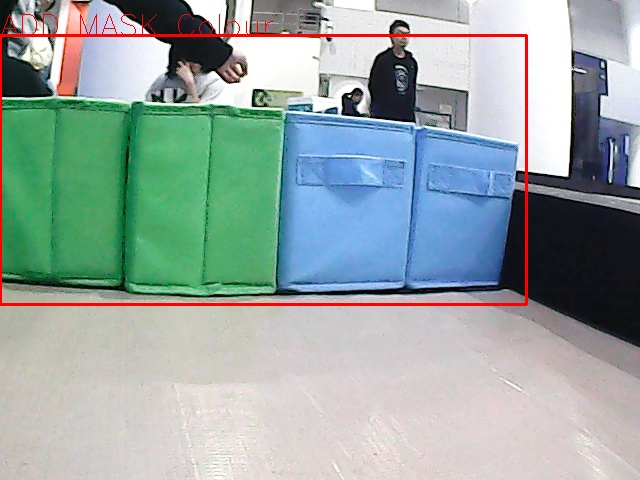
#> input picture frame.jpg, 640 x 480 px, given in place of the camera
$ python main.py
#> lines starting #> are read from the running program, lines starting #| are printed output that depends on the picture; after the words box and inside, x2 and y2 are one past the last pixel; in counts of white or black regions, pixels touching at a corner belong together

import cv2
import numpy as np
import serial

# Global variable that holds the BGR values of your detection for the code to output
color_detection_list = [(0, 0, 0), (0, 0, 0), (0, 0, 0), (0, 0, 0)]

target_color = 'red'

final_string = ''

laststring = ''

count = 0

ser = serial.Serial(
    port="COM8",  ## port name
    baudrate=115200,  ## baud rate
    bytesize=8,  ## number of databits
    parity=serial.PARITY_NONE,  ## enable parity checking
    stopbits=1,  ## number of stopbits
    timeout=1,  ## set a timeout value, None for waiting forever
)

color_ranges = {'red': {'Lower': np.array([0, 90, 80]), 'Upper': np.array([12, 255, 255])},
                'blue': {'Lower': np.array([95, 60, 90]), 'Upper': np.array([180, 255, 255])},
                'green': {'Lower': np.array([50, 20, 15]), 'Upper': np.array([80, 255, 255])}}

COLOR_TO_GRB = {
    "red": (0, 0, 255),
    "green": (0, 255, 0),
    "blue": (255, 0, 0),
}

# You should have no reason to modify this class
class ColorDisplayWindow:
    def __init__(
        self,
        color_array,
        window_height=300,
        window_width=2200,
        window_name="displayWindow",
        group_name="Group name here",
    ):
        # global color_detection_list
        self.group_name = group_name
        self.window_height = window_height
        self.window_width = window_width
        self.window_name = window_name

        self.title_height = 100
        self.window = np.zeros(
            (window_height + self.title_height, window_width, 3), dtype=np.uint8
        )

        self.color_array = color_array
        self.color_detection_count = len(color_array)
        self.color_box_width = int(self.window_width / self.color_detection_count)
        self.color_box_height = self.window_height

        self.font = cv2.FONT_HERSHEY_SIMPLEX
        self.font_scale = 2
        self.font_thickness = 5

    def update_color_array(self, color_array):
        self.color_array = color_array
        self.color_detection_count = len(color_array)
        self.color_box_width = int(self.window_width / self.color_detection_count)
        self.color_box_height = self.window_height

    # helper function to draw the color boxes
    def display(self):
        # global color_detection_list

        # add a white title bar
        self.window[self.window_height :, :] = (255, 255, 255)

        # add the title "RDC 2023 Color Detection"
        title = "RDC 2023 Color Detection : " + self.group_name
        title_size = cv2.getTextSize(
            title, self.font, self.font_scale, self.font_thickness
        )[0]
        title_x = (self.window_width - title_size[0]) // 2
        title_y = self.window_height + ((self.title_height + title_size[1]) // 2)
        cv2.putText(
            self.window,
            title,
            (title_x, title_y),
            self.font,
            self.font_scale,
            (0, 0, 0),
            self.font_thickness,
            cv2.LINE_AA,
        )

        for i in range(self.color_detection_count):
            # draw the color box
            color = self.color_array[i]
            color_box = np.zeros(
                (self.color_box_height, self.color_box_width, 3), dtype=np.uint8
            )
            color_box[:] = color
            self.window[
                : self.color_box_height,
                i * self.color_box_width : (i + 1) * self.color_box_width,
            ] = color_box

            # prepare the number at the center of each color box
            number = str(i + 1)
            text_size = cv2.getTextSize(
                number, self.font, self.font_scale, self.font_thickness
            )[0]
            text_x = (i * self.color_box_width) + (
                (self.color_box_width - text_size[0]) // 2
            )
            text_y = (self.color_box_height + text_size[1]) // 2

            # Draw a black square beneath the number
            square_size = text_size[1] + 40  # Add some padding
            square_top_left = (
                text_x - int(0.5 * (square_size // 2)),
                text_y - 3 * (text_size[1] // 2),
            )
            square_bottom_right = (
                text_x + int(1.5 * (square_size // 2)),
                text_y + (text_size[1] // 2),
            )
            cv2.rectangle(
                self.window,
                square_top_left,
                square_bottom_right,
                (0, 0, 0),
                -1,
                cv2.LINE_AA,
            )

            # Draw the number
            cv2.putText(
                self.window,
                number,
                (text_x, text_y),
                self.font,
                self.font_scale,
                (255, 255, 255),
                self.font_thickness,
                cv2.LINE_AA,
            )

        cv2.imshow(self.window_name, self.window)
        cv2.setWindowProperty(self.window_name, cv2.WND_PROP_TOPMOST, 2)
        #cv2.moveWindow(self.window_name, 20, 40)


def get_color(frame):
    hsv_frame = cv2.cvtColor(frame, cv2.COLOR_BGR2HSV)
    max_pixels_count = 0
    best_color = 'red'
    for color, color_range in color_ranges.items():
        mask = cv2.inRange(hsv_frame, color_range['Lower'], color_range['Upper'])
        pixels_count = cv2.countNonZero(mask)

        if pixels_count > max_pixels_count:
            max_pixels_count = pixels_count
            best_color = color

    return best_color


# TODO: Change your team's name and modify the size of the window to your liking
color_display_1 = ColorDisplayWindow(
    window_height=500,
    window_width=1500,
    color_array=color_detection_list,
    window_name="displayWindow1",
    group_name="RDC Team 11",
)

def add_title(frame, title, color=(0, 0, 0), alpha = 0.4):
    overlay = frame.copy()
    # 在黑色色块上绘制矩形
    cv2.rectangle(overlay, (0, 0), (len(title)*19,40), color, -1)
    # 将黑色色块与帧进行混合
    frame = cv2.addWeighted(src1=overlay, alpha=alpha, src2=frame, beta=1 - alpha, gamma=0)

    cv2.putText(img=frame, text=title, org=(5, 30),
            fontFace=cv2.FONT_HERSHEY_PLAIN, fontScale=1.8, thickness=2,
            color=(255, 255, 255))
    return frame

# camera
cap = cv2.VideoCapture(1)

while cap.isOpened():
    ret, raw_frame = cap.read()
#> raw_frame is the input picture: shape (480, 640, 3); mean B, G, R 164.3, 167, 151.4
    if not ret:
        print("Cannot load camera")
        continue

    if raw_frame is None:
        print("No picture, frame is empty")
        continue

    raw_frame = cv2.resize(raw_frame, (raw_frame.shape[1]//2, raw_frame.shape[0]//2))
#> raw_frame: shape (240, 320, 3)

    frame_blur = cv2.GaussianBlur(raw_frame, (31, 15), 0)
    frame_blur = cv2.cvtColor(frame_blur, cv2.COLOR_BGR2HSV)
#> frame_blur: shape (240, 320, 3); mean H, S, V 73.5, 57.6, 181.4

    red_mask = cv2.inRange(frame_blur, color_ranges['red']['Lower'], color_ranges['red']['Upper'])
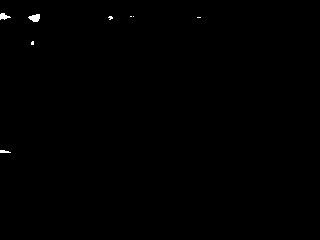
#> red_mask: shape (240, 320); 0.22% white; 8 white regions (5 under 20 px), largest, box (x1, y1, x2, y2) and area: (28, 14, 40, 22) 67, (0, 13, 11, 20) 46, (0, 150, 11, 153) 25
    green_mask = cv2.inRange(frame_blur, color_ranges['green']['Lower'], color_ranges['green']['Upper'])
#> green_mask: shape (240, 320); 17.7% white; 3 white regions (1 under 20 px), largest, box (x1, y1, x2, y2) and area: (0, 44, 147, 148) 13545, (7, 30, 20, 36) 49
    blue_mask = cv2.inRange(frame_blur, color_ranges['blue']['Lower'], color_ranges['blue']['Upper'])
#> blue_mask: shape (240, 320); 14.3% white; 9 white regions (3 under 20 px), largest, box (x1, y1, x2, y2) and area: (141, 54, 259, 146) 9535, (144, 146, 268, 155) 533, (292, 58, 315, 94) 479, (36, 10, 86, 43) 295, (0, 10, 14, 22) 59, (100, 13, 110, 21) 51
    add_mask = red_mask+green_mask+blue_mask
#> add_mask: shape (240, 320); 32.2% white; 17 white regions (8 under 20 px), largest, box (x1, y1, x2, y2) and area: (0, 44, 147, 148) 13545, (141, 54, 259, 146) 9535, (144, 146, 268, 155) 533
    add_mask[add_mask>0]=255

    # 膨胀核
    kernel = np.ones((16, 16), np.uint8)
    # 进行膨胀处理
    add_mask = cv2.dilate(add_mask, kernel, iterations=1)
#> add_mask: shape (240, 320); 46.9% white; 5 white regions, box (x1, y1, x2, y2) and area: (0, 0, 276, 163) 33601, (285, 51, 320, 102) 1491, (286, 23, 304, 40) 305, (123, 9, 142, 25) 304, (190, 10, 209, 26) 304
    # 进行收缩处理
    add_mask = cv2.erode(add_mask, kernel, iterations=1)
#> add_mask: shape (240, 320); 35% white; 5 white regions (3 under 20 px)

    contours, hierarchy = cv2.findContours(add_mask,
                                            cv2.RETR_TREE,
                                            cv2.CHAIN_APPROX_SIMPLE)
#> contours = 6 contours, 3 with area under 20; largest, box (x1, y1, x2, y2) and area: (0, 0, 269, 156) 26074, (293, 59, 320, 95) 585, (20, 22, 38, 43) 338

    cropped_frame = raw_frame
    for pic, contour in enumerate(contours):
        area = cv2.contourArea(contour)
        if area > 2000:
            x, y, w, h = cv2.boundingRect(contour)
            cropped_frame = raw_frame[y:y + h, x:x + w]
            raw_frame = cv2.rectangle(raw_frame, (x, y),
                                    (x + w, y + h),
                                    (0, 0, 255), 2)

            cv2.putText(raw_frame, "ADD MASK", (x, y),
                        cv2.FONT_HERSHEY_SIMPLEX, 1.0,
                        (0, 0, 255))
#> this loop made 6 passes
#> (area, x, y, w, h) on pass 5: (26074.5, 0, 0, 269, 156)
#> area on passes 1, 6: 585, 338
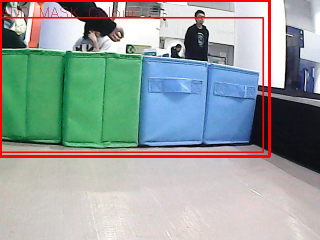
#> raw_frame: shape (240, 320, 3); mean B, G, R 160.3, 162.9, 153.9

    height, width, _ = cropped_frame.shape
#> height = 156; width = 269
    quarter_width = width // 4
#> quarter_width = 67

    frame1 = cropped_frame[:, 0:quarter_width]
    frame2 = cropped_frame[:, quarter_width:2 * quarter_width]
    frame3 = cropped_frame[:, 2 * quarter_width:3 * quarter_width]
    frame4 = cropped_frame[:, 3 * quarter_width:width]

    color1 = get_color(frame1)
#> in get_color, `hsv_frame = cv2.cvtColor(frame, cv2.COLOR_BGR2HSV)`: hsv_frame: shape (156, 67, 3); mean H, S, V 68.1, 128.2, 164.2
#> the loop in get_color, `for color, color_range in color_ranges.items():` made 3 passes
#> (pixels_count, max_pixels_count) on passes 1, 3: (1085, 1085), (6355, 6355)
#> pixels_count on pass 2: 178
#> after the loop in get_color, `for color, color_range in color_ranges.items():`: best_color = 'green'; max_pixels_count = 6355
#> color1 = 'green'
    color2 = get_color(frame2)
#> in get_color (call 2), `hsv_frame = cv2.cvtColor(frame, cv2.COLOR_BGR2HSV)`: hsv_frame: shape (156, 67, 3); mean H, S, V 69.9, 108.3, 167.5
#> the loop in get_color (call 2), `for color, color_range in color_ranges.items():` made 3 passes
#> (pixels_count, max_pixels_count) on passes 1, 3: (502, 502), (6638, 6638)
#> pixels_count on pass 2: 77
#> color2 = 'green'
    color3 = get_color(frame3)
#> in get_color (call 3), `hsv_frame = cv2.cvtColor(frame, cv2.COLOR_BGR2HSV)`: hsv_frame: shape (156, 67, 3); mean H, S, V 88.3, 91.4, 199.6
#> color3 = 'blue'
    color4 = get_color(frame4)
#> in get_color (call 4), `hsv_frame = cv2.cvtColor(frame, cv2.COLOR_BGR2HSV)`: hsv_frame: shape (156, 68, 3); mean H, S, V 102.9, 87, 193.6
#> the loop in get_color (call 4), `for color, color_range in color_ranges.items():` made 3 passes
#> (pixels_count, max_pixels_count) on passes 1 to 2: (746, 746), (4276, 4276)
#> pixels_count on pass 3: 58
#> pass 1, in get_color (call 4), `mask = cv2.inRange(hsv_frame, color_range['Lower'], color_range['Upper..`:
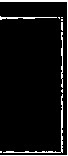
#> mask: shape (156, 68); 7% white in thin lines or dots
#> after the loop in get_color (call 4), `for color, color_range in color_ranges.items():`: max_pixels_count = 4276
#> color4 = 'blue'
    color = [color1, color2, color3, color4]
#> color = ['green', 'green', 'blue', 'blue']
    print(color1, color2, color3, color4)
#| green green blue blue
    for i in range(4):
        if color[i] == target_color:
            final_string += str(i+1)
#> after the loop, final_string = ''
    if final_string == laststring:
        count += 1
    else:
        count = 0
    if (count > 64):
        ser.write(final_string.encode())
        print(final_string)
    laststring = final_string
#> laststring = ''
    final_string = ''

    color_detection_list = [COLOR_TO_GRB[color1], COLOR_TO_GRB[color2], COLOR_TO_GRB[color3], COLOR_TO_GRB[color4]]
#> color_detection_list = [(0, 255, 0), (0, 255, 0), (255, 0, 0), (255, 0, 0)]

    # Updates display
    color_display_1.update_color_array(color_detection_list)
#> in update_color_array, `self.color_array = color_array`: self.color_array has the same summary as color_detection_list outside update_color_array
#> in update_color_array, `self.color_detection_count = len(color_array)`: self.color_detection_count = 4
#> in update_color_array, `self.color_box_width = int(self.window_width / self.color_detection_co..`: self.color_box_width = 375
    color_display_1.display()
#> in display, `title_size = cv2.getTextSize( title, self.font, self.font_scale, self...`: title_size = (1357, 45)
#> in display, `title_x = (self.window_width - title_size[0]) // 2`: title_x = 71
#> in display, `title_y = self.window_height + ((self.title_height + title_size[1]) //..`: title_y = 572
#> in display, `cv2.putText( self.window, title, (title_x, title_y), self.font, self.f..`:
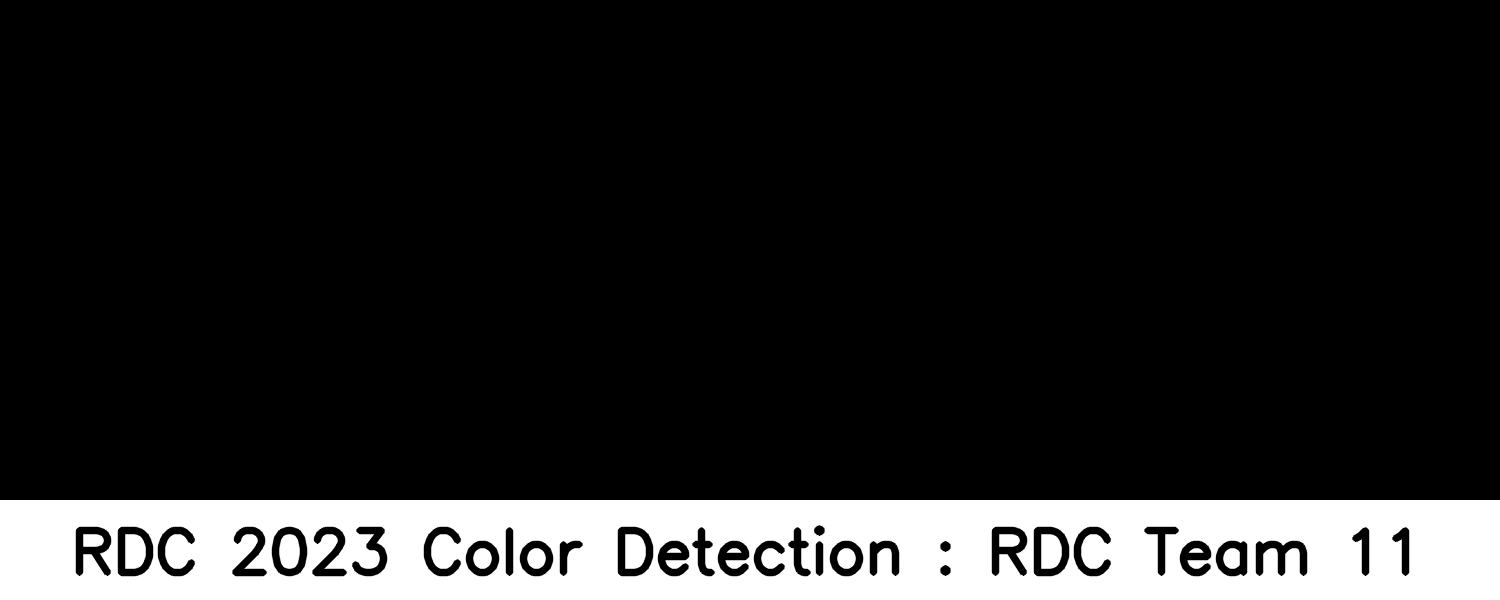
#> self.window: shape (600, 1500, 3); min 0, max 255, mean 36.7
#> the loop in display, `for i in range(self.color_detection_count):` made 4 passes
#> (color, text_x, square_top_left, square_bottom_right) on passes 1 to 4: ((0, 255, 0), 165, (144, 206), (228, 294)), ((0, 255, 0), 540, (519, 206), (603, 294)), ((255, 0, 0), 915, (894, 206), (978, 294)), ((255, 0, 0), 1290, (1269, 206), (1353, 294))
#> after the loop in display, `for i in range(self.color_detection_count):`:
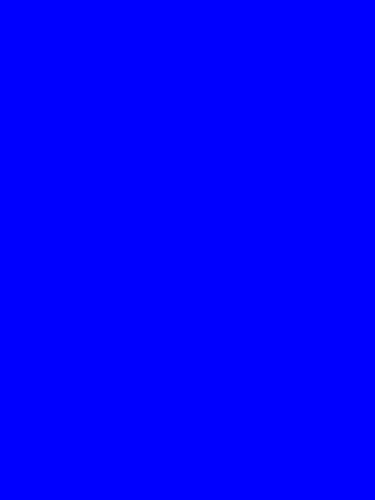
#> color_box: shape (500, 375, 3); mean of channels 0, 1, 2 255, 0, 0; drawn as B, G, R
#> after the loop in display, `for i in range(self.color_detection_count):`:
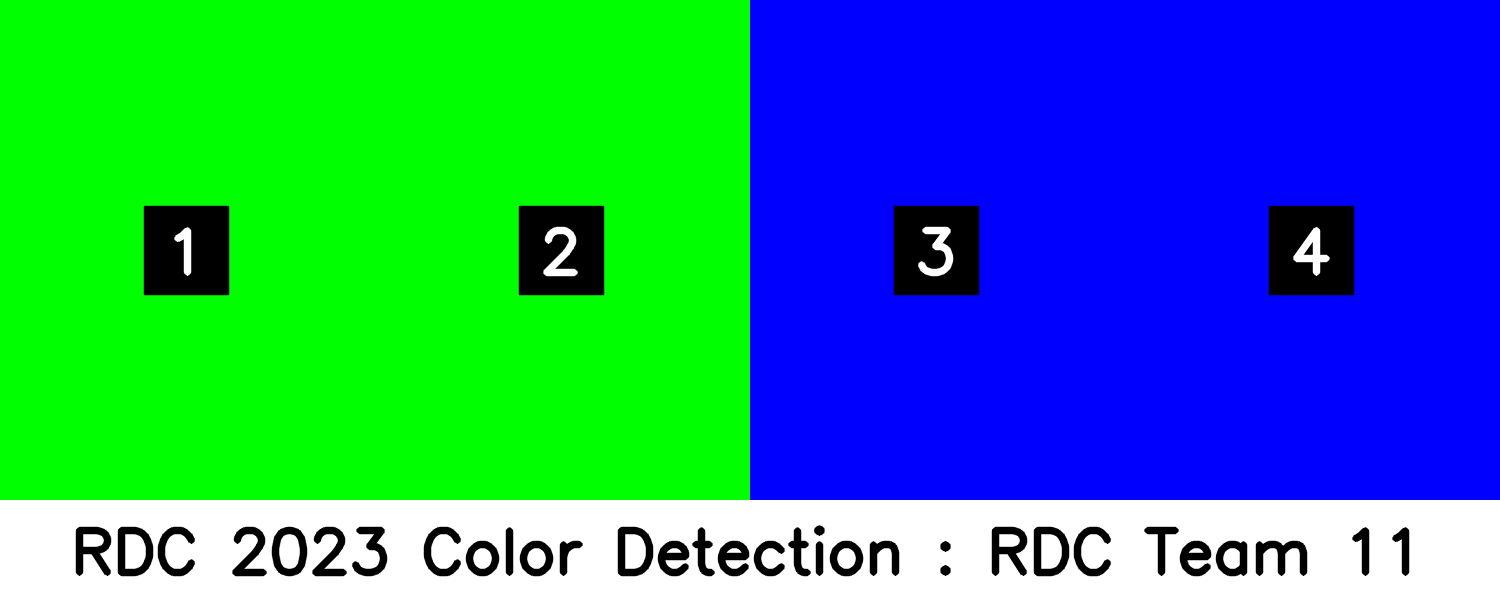
#> self.window: shape (600, 1500, 3); mean of channels 0, 1, 2 139.4, 139.4, 37.5; drawn as B, G, R


    frame_blur = cv2.cvtColor(frame_blur, cv2.COLOR_HSV2BGR)
    add_mask = cv2.cvtColor(add_mask, cv2.COLOR_GRAY2BGR)
#> add_mask: shape (240, 320, 3); 35% white; 5 white regions (3 under 20 px), largest, box (x1, y1, x2, y2) and area: (0, 0, 269, 156) 26265, (293, 59, 320, 95) 636
    red_mask = cv2.cvtColor(red_mask, cv2.COLOR_GRAY2BGR)
    green_mask = cv2.cvtColor(green_mask, cv2.COLOR_GRAY2BGR)
    blue_mask = cv2.cvtColor(blue_mask, cv2.COLOR_GRAY2BGR)

    raw_frame = add_title(raw_frame, "Raw Frame")
#> in add_title, `cv2.rectangle(overlay, (0, 0), (len(title)*19,40), color, -1)`: overlay: shape (240, 320, 3); 9.18% of pixels changed, all inside (x1, y1, x2, y2) = (0, 0, 172, 41)
#> in add_title, `cv2.putText(img=frame, text=title, org=(5, 30), fontFace=cv2.FONT_HERS..`: frame: shape (240, 320, 3); mean B, G, R 156.9, 159.6, 149.3
    frame_blur = add_title(frame_blur, "Blur Frame")
#> in add_title (call 2), `cv2.rectangle(overlay, (0, 0), (len(title)*19,40), color, -1)`: overlay: shape (240, 320, 3); mean B, G, R 148.3, 151.1, 133.8
#> in add_title (call 2), `cv2.putText(img=frame, text=title, org=(5, 30), fontFace=cv2.FONT_HERS..`: frame: shape (240, 320, 3); mean B, G, R 159.7, 162.5, 146
    add_mask = add_title(add_mask, "Add Mask")
#> call 3 of add_title, with title = 'Add Mask', color = (0, 0, 0), alpha = 0.4
#> in add_title (call 3), `cv2.rectangle(overlay, (0, 0), (len(title)*19,40), color, -1)`: overlay: shape (240, 320, 3); 33.6% white; 4 white regions (2 under 20 px), largest, box (x1, y1, x2, y2) and area: (0, 41, 269, 156) 25148, (293, 59, 320, 95) 636
#> in add_title (call 3), `cv2.putText(img=frame, text=title, org=(5, 30), fontFace=cv2.FONT_HERS..`:
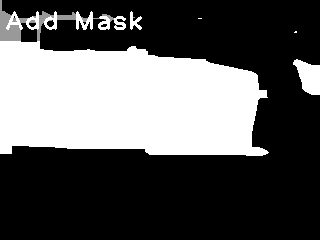
#> frame: shape (240, 320, 3); min 0, max 255, mean 90.3
    red_mask = add_title(red_mask, "Red Mask", color=(0, 0, 255))
    green_mask = add_title(green_mask, "Green Mask", color=(0, 255, 0))
    blue_mask = add_title(blue_mask, "Blue Mask", color=(255, 0, 0))

    frame_show_1_1 = cv2.hconcat([raw_frame, frame_blur,add_mask])
    frame_show_1_2 = cv2.hconcat([red_mask, green_mask, blue_mask])

    cv2.imshow("frame", cv2.vconcat([frame_show_1_1, frame_show_1_2]))
    cv2.imshow("cropped_frame", cropped_frame)

    if cv2.waitKey(10) & 0xFF == ord("q"):  # waits for 'q' key to be pressed
#> (key q is pressed here)
        ser.close()
        break

cv2.destroyAllWindows()
